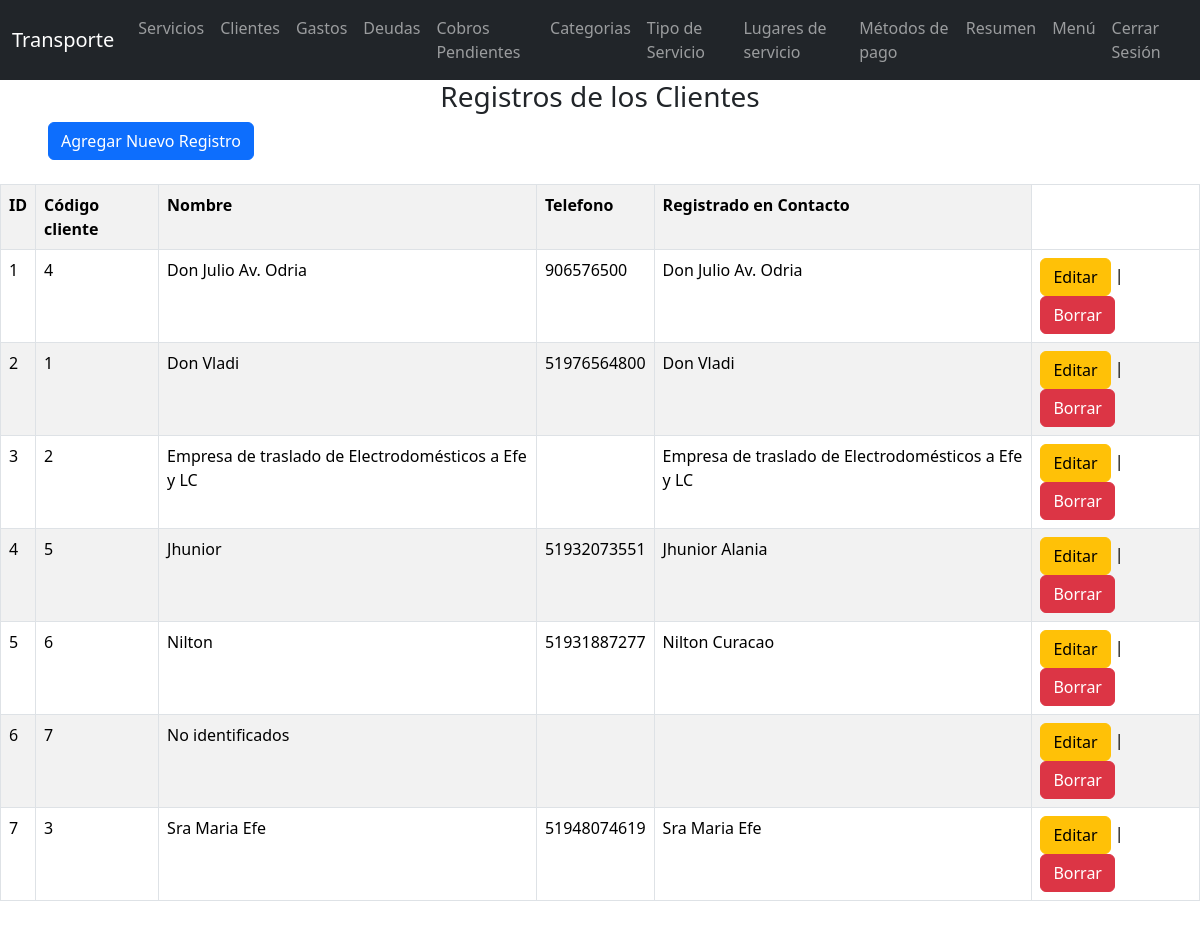
The app's page /tregistrosclientes (signed in), older data.
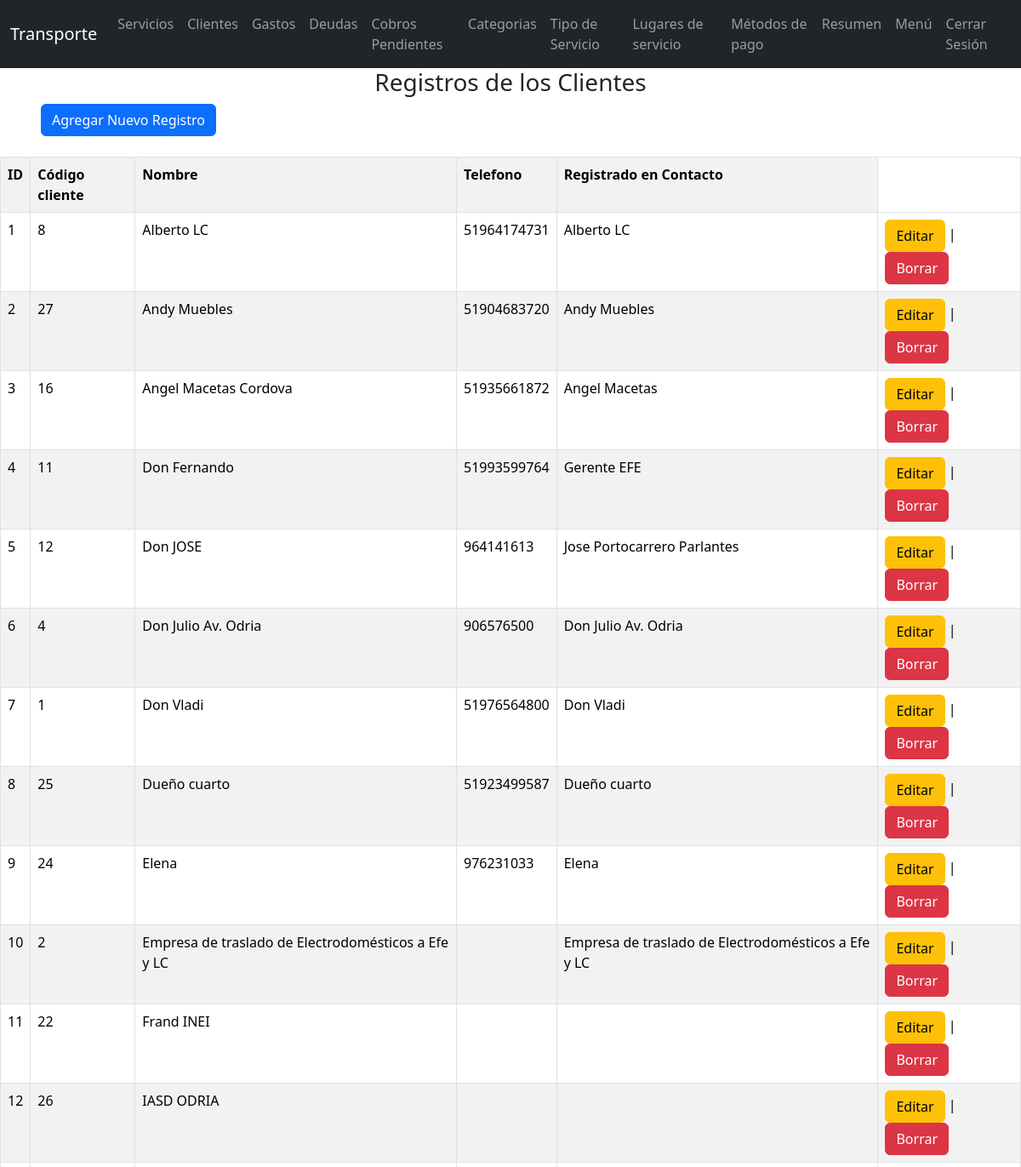
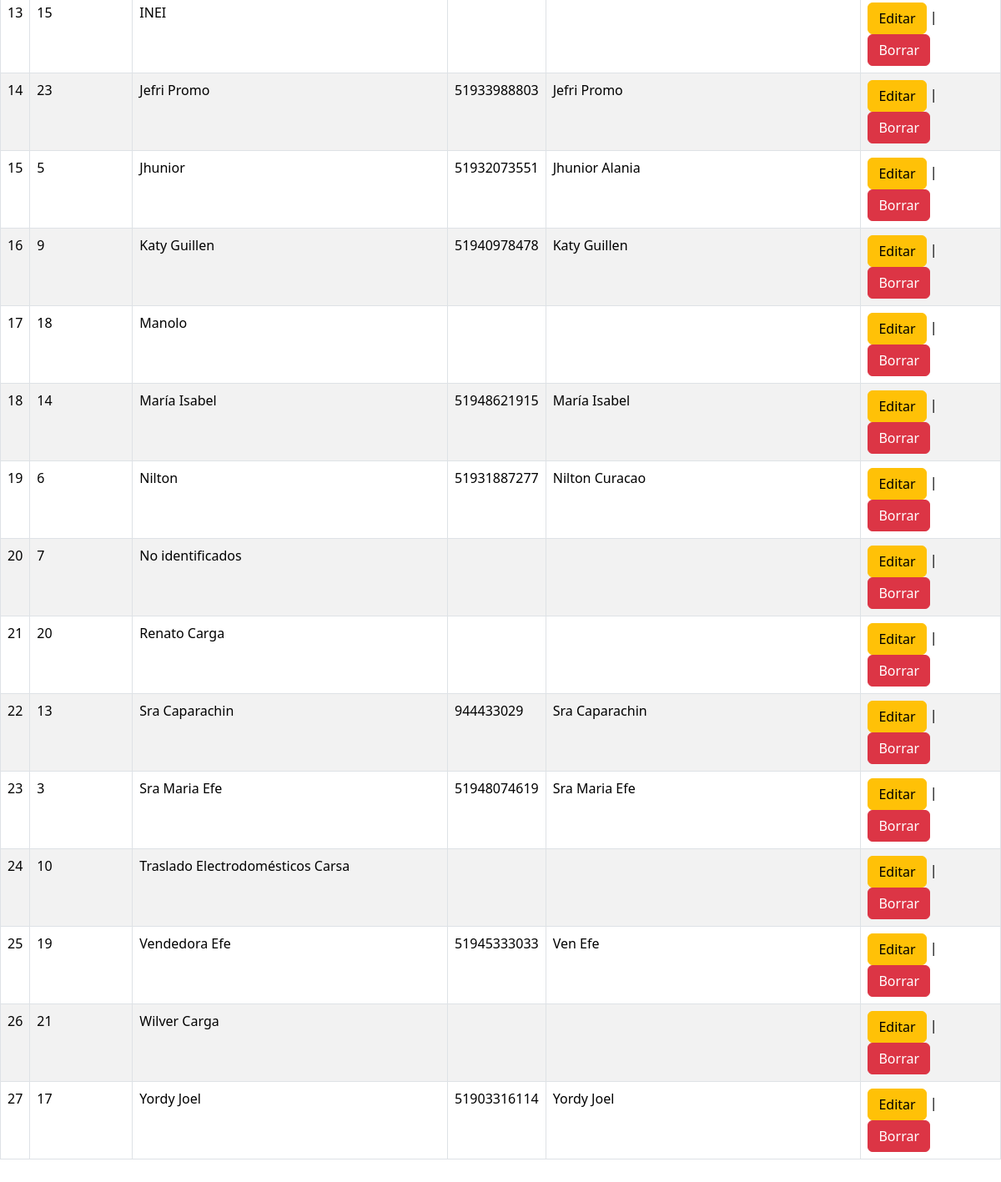
The same page, newer data (2 pictures, top to bottom).
### tables this page shows
CREATE TABLE "clientes" (
	"cod_cli"	INTEGER,
	"nom_cli"	TEXT,
	"tel_cli"	TEXT,
	"nom_con"	TEXT,
	"cond_cli"	INTEGER,
	PRIMARY KEY("cod_cli" AUTOINCREMENT)
);

### flask_app.py (the view)
@app.route("/tregistrosclientes")
def tregistrosclientes():
    if 'usuario' not in session:
        return redirect(url_for('login'))
    conn = sqlite3.connect("data1.db")
    c = conn.cursor()
    c.execute("""SELECT *
              FROM clientes
              WHERE cond_cli=1 ORDER BY nom_cli""")
    datos = c.fetchall()
    conn.close()
    return render_template("tregistros_clientes.html", registros=datos)

### templates/tregistros_clientes.html (shortened to what this page needs)
<!DOCTYPE html>
<html>
<head>
    <link href="https://cdn.jsdelivr.net/npm/bootstrap@5.3.7/dist/css/bootstrap.min.css" rel="stylesheet">
    <link rel="stylesheet" href="../static/style.css">
</head>
<body>
    {% include "tmenu.html" %}
    <h3 class="text-center">Registros de los Clientes</h3>
    <a href="/tformclientes" class="btn btn-primary ms-5">Agregar Nuevo Registro</a><br><br>
    <div class="table-responsive">
        <table border="1" class="table table-striped table-bordered">
            <tr>
                <th>ID</th>
                <th>Código cliente</th>
                <th>Nombre</th>
                <th>Telefono</th>
                <th>Registrado en Contacto</th>
            </tr>
            {% for r in registros %}
            <tr>
                <td>{{ loop.index }}</td>
                <td>{{ r[0] }}</td>
                <td>{{ r[1] }}</td>
                <td>{{ r[2] }}</td>
                <td>{{ r[3] }}</td>
                <td>
                    <a href="/teditarclientes/{{ r[0] }}" class="btn btn-warning">Editar</a> |
                    <a href="/tborrarclientes/{{ r[0] }}" class="btn btn-danger" onclick="return confirm('¿Estás seguro de borrar este registro?');">Borrar</a>
                </td>
            </tr>
            {% endfor %}
        </table>
    </div>
    <br>
</body>
</html>

Row changes from the older to the newer data that the page shows:
added clientes: cod_cli "8", nom_cli "Alberto LC", tel_cli "51964174731", nom_con "Alberto LC"
added clientes: cod_cli "27", nom_cli "Andy Muebles", tel_cli "51904683720", nom_con "Andy Muebles"
added clientes: cod_cli "16", nom_cli "Angel Macetas Cordova", tel_cli "51935661872", nom_con "Angel Macetas"
added clientes: cod_cli "11", nom_cli "Don Fernando", tel_cli "51993599764", nom_con "Gerente EFE"
added clientes: cod_cli "12", nom_cli "Don JOSE", tel_cli "964141613", nom_con "Jose Portocarrero Parlantes"
added clientes: cod_cli "25", nom_cli "Dueño cuarto", tel_cli "51923499587", nom_con "Dueño cuarto"
added clientes: cod_cli "24", nom_cli "Elena", tel_cli "976231033", nom_con "Elena"
added clientes: cod_cli "22", nom_cli "Frand INEI"
added clientes: cod_cli "26", nom_cli "IASD ODRIA"
added clientes: cod_cli "15", nom_cli "INEI"
added clientes: cod_cli "23", nom_cli "Jefri Promo", tel_cli "51933988803", nom_con "Jefri Promo"
added clientes: cod_cli "9", nom_cli "Katy Guillen", tel_cli "51940978478", nom_con "Katy Guillen"
added clientes: cod_cli "18", nom_cli "Manolo"
added clientes: cod_cli "14", nom_cli "María Isabel", tel_cli "51948621915", nom_con "María Isabel"
added clientes: cod_cli "20", nom_cli "Renato Carga"
added clientes: cod_cli "13", nom_cli "Sra Caparachin", tel_cli "944433029", nom_con "Sra Caparachin"
added clientes: cod_cli "10", nom_cli "Traslado Electrodomésticos Carsa"
added clientes: cod_cli "19", nom_cli "Vendedora Efe", tel_cli "51945333033", nom_con "Ven Efe"
added clientes: cod_cli "21", nom_cli "Wilver Carga"
added clientes: cod_cli "17", nom_cli "Yordy Joel", tel_cli "51903316114", nom_con "Yordy Joel"
